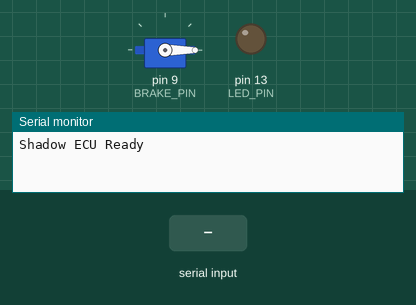
A sketch run on a simulated Arduino Uno, built with avr-gcc and run on an emulated ATmega328P. Shown: servo, output pins drawn as LEDs (lit = HIGH), the last lines printed to the serial monitor. The test bench sets the inputs (shaded band).

Above: at 1.2 s.
1.3 s: "STOP\n" received over Serial
At 2.2 s:
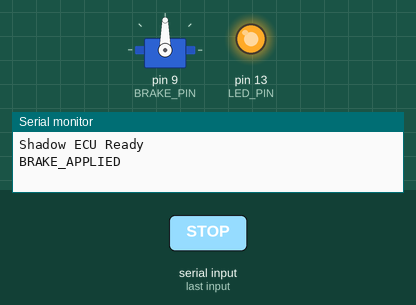
4.3 s: "CLEAR\n" received over Serial
Timing chart, 0 to 7.3 s (numbered marks = the images above; inputs shaded):
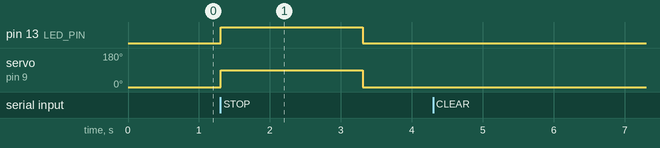

Measured:
- after the input at 1.3 s, pin 13 (LED_PIN): LOW → HIGH at once, → LOW 2.0 s later; servo on pin 9 (BRAKE_PIN): 0° → 90° at once, → 0° 2.0 s later

The sketch:

shadow_ecu.ino
```cpp
#include <Servo.h>

Servo brakeServo;

// CONFIG
const int BRAKE_PIN = 9;          // Servo (brake) actuator pin
const int LED_PIN = 13;           // LED pin (external)
const int FALLBACK_TIMEOUT = 2000; // 2 sec without commands, auto-release
//

unsigned long lastCommandTime = 0;
String incoming = "";

void setup() {
  Serial.begin(9600);
  brakeServo.attach(BRAKE_PIN);
  brakeServo.write(0);  // Brake released
  pinMode(LED_PIN, OUTPUT);  // Setup LED pin
  digitalWrite(LED_PIN, LOW); // LED off initially
  lastCommandTime = millis();

  Serial.println("Shadow ECU Ready");
}

void applyBrake() {
  brakeServo.write(90);           // Apply brake, 90 degrees on servo
  digitalWrite(LED_PIN, HIGH);    // Turn LED on
}

void releaseBrake() {
  brakeServo.write(0);            // Release brake, return to 0 degrees
  digitalWrite(LED_PIN, LOW);     // Turn LED off
}

void loop() {
  // Read new messages from logger.py
  if (Serial.available()) {
    incoming = Serial.readStringUntil('\n');
    incoming.trim();

    lastCommandTime = millis();   // Reset fallback timer

    if (incoming == "STOP") {
      applyBrake();
      Serial.println("BRAKE_APPLIED");
    }
    else if (incoming == "CLEAR") {
      releaseBrake();
      Serial.println("BRAKE_RELEASED");
    }
  }

  // Safety Fallback, If no messages received, release brake
  if (millis() - lastCommandTime > FALLBACK_TIMEOUT) {
      releaseBrake();
      Serial.println("FALLBACK_RELEASE");
      lastCommandTime = millis();
  }
}
```
